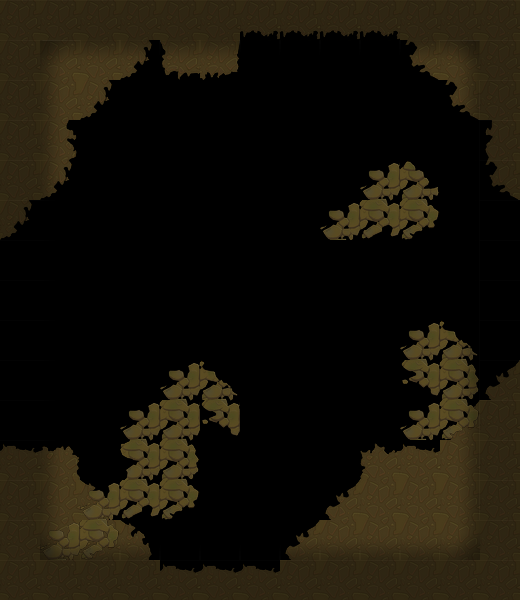

Tiled map render using the project's own tile images. Description and the map definition, with tile-layer contents summarised, below:
An orthogonal 13x15 tile map with 40x40 px tiles, 3 tile layers (块层 1, 块层 2, 块层 3).

<map version="1.0" orientation="orthogonal" width="13" height="15" tilewidth="40" tileheight="40">
 <tileset firstgid="1" name="mdmap_skin" tilewidth="40" tileheight="40">
  <image source="mdmap_skin.png" width="400" height="240" />
 </tileset>
 <layer name="块层 1" width="13" height="15">
  <data>[195 cells, 79 non-empty, 20 distinct tile ids]</data>
 </layer>
 <layer name="块层 2" width="13" height="15">
  <data>[195 cells, 18 non-empty, 8 distinct tile ids]</data>
 </layer>
 <layer name="块层 3" width="13" height="15">
  <data>[195 cells, 96 non-empty, 9 distinct tile ids]</data>
 </layer>
</map>
